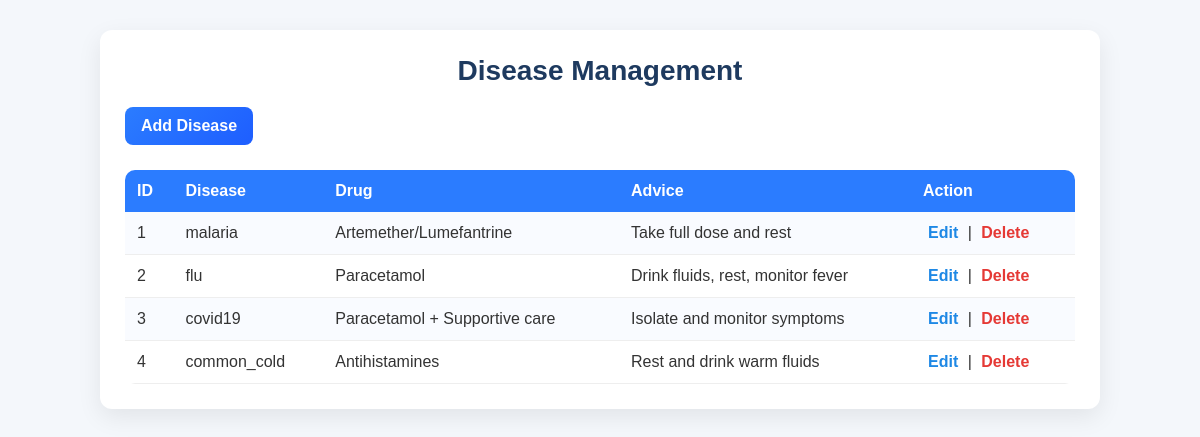
Screenshot of /admin/diseases (signed in) with the database file from the repository.
### tables this page shows
CREATE TABLE treatments (
        id INTEGER PRIMARY KEY AUTOINCREMENT,
        disease TEXT NOT NULL,
        drug_name TEXT,
        advice TEXT
    );

### app.py (the view)
@app.route("/admin/diseases")
def admin_diseases():
    if not is_admin():
        return redirect("/login")
    conn = get_connection()
    cur = conn.cursor()
    cur.execute("SELECT * FROM treatments")
    diseases = cur.fetchall()
    conn.close()
    return render_template(
        "admin/diseases.html",
        diseases=diseases
    )

### app.py (called while the page is built)
def is_admin():
    return session.get("role") == "admin"

### database/database.py (called while the page is built)
def get_connection():
    conn = sqlite3.connect(DB_PATH)
    conn.row_factory = sqlite3.Row
    return conn

### templates/admin/diseases.html (shortened to what this page needs)
<!DOCTYPE html>
<html>
<head>
    <link rel="stylesheet"
          href="{{ url_for('static', filename='css/diseases.css') }}">
</head>
<body>
<div class="container">
    <h1>Disease Management</h1>
    <a href="/admin/add_disease" class="add-btn">
        Add Disease
    </a>
    <table>
        <tr>
            <th>ID</th>
            <th>Disease</th>
            <th>Drug</th>
            <th>Advice</th>
            <th>Action</th>
        </tr>
        {% for d in diseases %}
        <tr>
            <td>{{ d.id }}</td>
            <td>{{ d.disease }}</td>
            <td>{{ d.drug_name }}</td>
            <td>{{ d.advice }}</td>
            <td>
                <a href="/admin/edit_disease/{{ d.id }}">
                    Edit
                </a>
                |
                <a href="/admin/delete_disease/{{ d.id }}"
                   onclick="return confirm('Delete disease?')">
                    Delete
                </a>
            </td>
        </tr>
        {% endfor %}
    </table>
</div>
</body>
</html>

### static/css/diseases.css (style rules this page uses)
* { margin: 0; padding: 0; box-sizing: border-box; font-family: Arial, sans-serif; }
body { background: #f4f7fb; padding: 30px; }
.container { max-width: 1000px; margin: auto; background: #ffffff; padding: 25px; border-radius: 12px; box-shadow: 0 8px 25px rgba(0,0,0,0.08); }
h1 { text-align: center; margin-bottom: 20px; color: #1e3a5f; font-size: 28px; }
.add-btn { display: inline-block; margin-bottom: 15px; padding: 10px 16px; background: linear-gradient(135deg, #2b7cff, #1e5eff); color: white; text-decoration: none; border-radius: 8px; font-weight: bold; transition: 0.3s; }
table { width: 100%; border-collapse: collapse; margin-top: 10px; overflow: hidden; border-radius: 10px; }
th { background: #2b7cff; color: white; padding: 12px; text-align: left; }
td { padding: 12px; border-bottom: 1px solid #eee; color: #333; }
tr:nth-child(even) { background: #f9fbff; }
td a { text-decoration: none; font-weight: bold; margin: 0 5px; }
td a[href*="edit"] { color: #1e88e5; }
td a[href*="delete"] { color: #e53935; }

### rows the page displays
treatments: id "1", disease "malaria", drug_name "Artemether/Lumefantrine", advice "Take full dose and rest"
treatments: id "2", disease "flu", drug_name "Paracetamol", advice "Drink fluids, rest, monitor fever"
treatments: id "3", disease "covid19", drug_name "Paracetamol + Supportive care", advice "Isolate and monitor symptoms"
treatments: id "4", disease "common_cold", drug_name "Antihistamines", advice "Rest and drink warm fluids"
